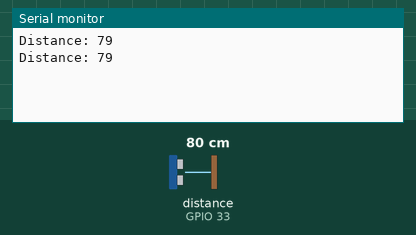
This sketch was run on a simulated ESP32. On the bench: the last lines printed to the serial monitor. Wiring (inferred from the names in the program): ultrasonic range finder: trigger GPIO 32; echo GPIO 33. The inputs (shaded band) are chosen by the test bench; at power-on: distance to the obstacle (sensor on GPIO 33) 80 cm. The echo pulse lasts 58.3 µs per cm.

Above: at 2.8 s.
2.9 s: distance to the obstacle (sensor on GPIO 33) set to 2 cm
At 3.8 s:
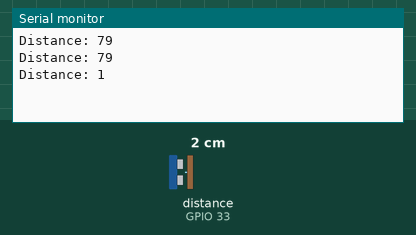
4.4 s: distance to the obstacle (sensor on GPIO 33) set to 4 cm
At 5.8 s:
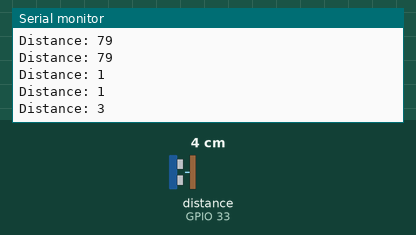
Timing chart, 0 to 7.4 s (numbered marks = the images above; inputs shaded):
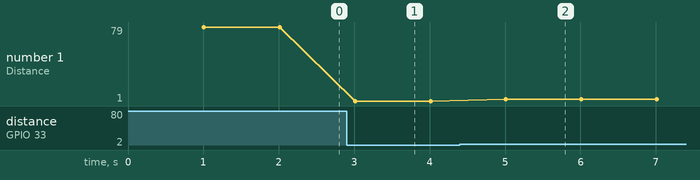

The sketch:

ultrasonic.ino
```cpp
#include <Wire.h>
#include <Adafruit_Sensor.h>
#include <Adafruit_HMC5883_U.h>
#include <WiFiClient.h>
#include <WebServer.h>

const int trigPin = 32;
const int echoPin = 33;
// defining variables
long duration;
int distance;
void setup() {

pinMode(trigPin, OUTPUT); // Sets the trigPin as an Output
pinMode(echoPin, INPUT); // Sets the echoPin as an Input
Serial.begin(9600);
}

void loop() {
  delay(1000);
  // Clears the trigPin
digitalWrite(trigPin, LOW);
delayMicroseconds(2);
// Sets the trigPin on HIGH state for 10 micro seconds
digitalWrite(trigPin, HIGH);
delayMicroseconds(10);
digitalWrite(trigPin, LOW);
// Reads the echoPin, returns the sound wave travel time in microseconds
duration = pulseIn(echoPin, HIGH);
// Calculating the distance
distance= duration*0.034/2;
// Prints the distance on the Serial Monitor
Serial.print("Distance: ");
Serial.println(distance);
}
```

Measured:
- after the input at 2.9 s, the serial monitor: prints a new line after 0.11 s (image 1)
- after the input at 4.4 s, the serial monitor: prints a new line after 0.61 s (image 2)
- plotted number 1: 79 → 1 after the input at 2.9 s, 1 → 3 after the input at 4.4 s
